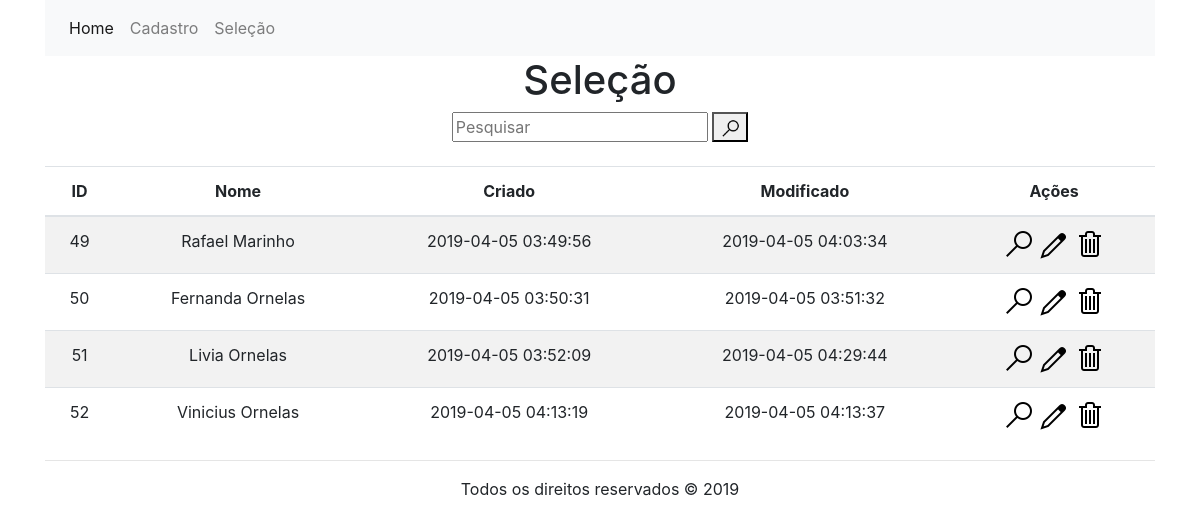
Screenshot of /selecao.php with the database file from the repository.
### tables this page shows
CREATE TABLE `usuarios` (
  `id` int(11) NOT NULL,
  `nome` varchar(50) NOT NULL,
  `criado` datetime DEFAULT NULL,
  `modificado` datetime DEFAULT NULL
);

### class/ClassConexao.php (called while the page is built)
<?php
	abstract class ClassConexao{
		protected function conectaDB(){
			try{
				$con = new PDO("mysql:host=localhost;dbname=crud2","root","");
				return $con;
			}catch(PDOExeption $erro){
				return $erro->getmessage();
			}
		}
	}
?>

### class/ClassCrud.php (called while the page is built, shortened)
<?php
include ("ClassConexao.php");
class ClassCrud extends ClassConexao{
	private $crud;
	private function preparedStatements($query, $parametros){
		$this->crud=$this->conectaDB()->prepare($query);
		$this->crud->execute();
	}
	private function countParametros($parametros){
		$this->contador = count($parametros);
	}
	public function selectDB($campo, $tabela , $condicao , $parametros){
	    $this->preparedStatements("select {$campo} from {$tabela} {$condicao}" , $parametros);
	    return $this->crud;
	}
}

### selecao.php (the view, shortened to what this page needs)
<?php
	include "includes/header.php";
	include "class/ClassCrud.php";
?>
<div class="content">
<h1>Seleção</h1>
	<div class="col-sm">
		<form method="post" action="#">
			<div class="form-group">
				<label><input type="text" name="pesquisar" id="pesquisar" placeholder="Pesquisar" autofocus></label>
				<button type="submit" ><img src="assets/images/search.png" title="Pesquisar" width="20" height="20"></button>
			</div>
		</form>
	</div>
<table class="table table-striped">
	<thead>
		<tr>
			<th scope="col">ID</th>
			<th scope="col">Nome</th>
			<th scope="col">Criado</th>
			<th scope="col">Modificado</th>
			<th scope="col">Ações</th>
		</tr>
	</thead>
		<tbody>
			<?php
				if(isset($_POST['pesquisar'])){
					$pesquisar = filter_input(INPUT_POST,'pesquisar',FILTER_SANITIZE_SPECIAL_CHARS);
				}else{
					$pesquisar = "";
				}
				if(isset($pesquisar)&& $pesquisar != null){
					$crud = new ClassCrud();
								$bFetch=$crud->selectDB(
									"*",
									"usuarios",
									"where nome like ?",
									array($pesquisar)
								);
								while ($fetch = $bFetch->fetch(PDO::FETCH_ASSOC)){
							?>
						<tr>
							<td><?php echo $fetch['id'];?></td>
							<td><?php echo $fetch['nome'];?></td>
							<td><?php echo $fetch['criado'];?></td>
							<td><?php echo $fetch['modificado'];?></td>
							<td>
								<a href="<?php echo"visualizar.php?id={$fetch['id']}"; ?>"><img src="assets/images/search.png" title="visualizar"></a>
								<a href="<?php echo"cadastro.php?id={$fetch['id']}"; ?>"><img src="assets/images/edit.png" title="Editar"></a>
								<a href="<?php echo"controllers/ControllersDel.php?id={$fetch['id']}" ?>"><img src="assets/images/delete.png" title="Deletar"></a>
							</td>
						</tr>
							<?php }}else{
					$crud = new ClassCrud();
								$bFetch=$crud->selectDB(
									"*",
									"usuarios",
									"",
									array()
								);
								while ($fetch = $bFetch->fetch(PDO::FETCH_ASSOC)){
							?>
						<tr>
							<td><?php echo $fetch['id'];?></td>
							<td><?php echo $fetch['nome'];?></td>
							<td><?php echo $fetch['criado'];?></td>
							<td><?php echo $fetch['modificado'];?></td>
							<td>
								<a href="<?php echo"visualizar.php?id={$fetch['id']}"; ?>"><img src="assets/images/search.png" title="visualizar"></a>
								<a href="<?php echo"cadastro.php?id={$fetch['id']}"; ?>"><img src="assets/images/edit.png" title="Editar"></a>
								<a href="<?php echo"controllers/ControllersDel.php?id={$fetch['id']}" ?>" class="confirm" onClick="confirmE()"><img src="assets/images/delete.png" title="Deletar"></a>
							</td>
						</tr>
							<?php }} ?>
		</tbody>
	</table>
</div>
<?php include "includes/footer.php";?>

### includes/header.php (shortened to what this page needs)
<!DOCTYPE html>
<html lang="pt-br">
<head>
<link rel="stylesheet" href="assets/css/bootstrap.min.css">
</head>
<body>
	<div class="container text-center">
  <nav class="navbar navbar-expand-lg navbar-light bg-light">
    <div class="collapse navbar-collapse" id="navbarNav">
        <ul class="navbar-nav">
        <li class="nav-item active">
            <a class="nav-link" href="index.php">Home <span class="sr-only">(Página atual)</span></a>
        </li>
        <li class="nav-item">
            <a class="nav-link" href="cadastro.php">Cadastro</a>
        </li>
        <li class="nav-item">
            <a class="nav-link" href="selecao.php">Seleção</a>
        </li>
        </ul>
    </div>
    </nav>

### includes/footer.php (shortened to what this page needs)
</div>
<div class="container text-center">
<hr>
Todos os direitos reservados &copy <?php echo date('Y');?>
</div>
</body>
</html>

### rows the page displays
usuarios: id "49", nome "Rafael Marinho", criado "2019-04-05 03:49:56", modificado "2019-04-05 04:03:34"
usuarios: id "50", nome "Fernanda Ornelas", criado "2019-04-05 03:50:31", modificado "2019-04-05 03:51:32"
usuarios: id "51", nome "Livia Ornelas", criado "2019-04-05 03:52:09", modificado "2019-04-05 04:29:44"
usuarios: id "52", nome "Vinicius Ornelas", criado "2019-04-05 04:13:19", modificado "2019-04-05 04:13:37"
